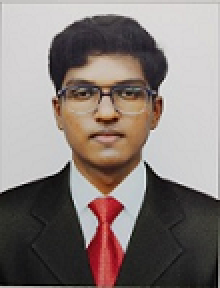
#> input picture 23013480 .png, 110 x 144 px (shown 2 times larger)
$ jupyter execute main_sunglass.ipynb
#> lines starting #> are read from the running program, lines starting #| are printed output that depends on the picture; after the words box and inside, x2 and y2 are one past the last pixel; in counts of white or black regions, pixels touching at a corner belong together
[cell 1]
# Import libraries
import cv2
import numpy as np
import matplotlib.pyplot as plt

[cell 2]
# Load the Face Image
faceImage = cv2.imread('23013480 .png')
#> faceImage is the input picture: shape (144, 110, 3); mean B, G, R 121.6, 125.3, 135.6
faceImage = cv2.resize(faceImage,(531,663))
#> faceImage: shape (663, 531, 3)
plt.imshow(faceImage[:,:,::-1]);plt.title("Face")

[cell 3]
faceImage.shape
#> Out = (663, 531, 3)

[cell 4]
#resized_faceImage.shape
faceImage.shape
#> Out = (663, 531, 3)

[cell 5]
# Load the Sunglass image with Alpha channel
# (http://pluspng.com/sunglass-png-1104.html)
glassPNG = cv2.imread('sunglass2.png',-1)
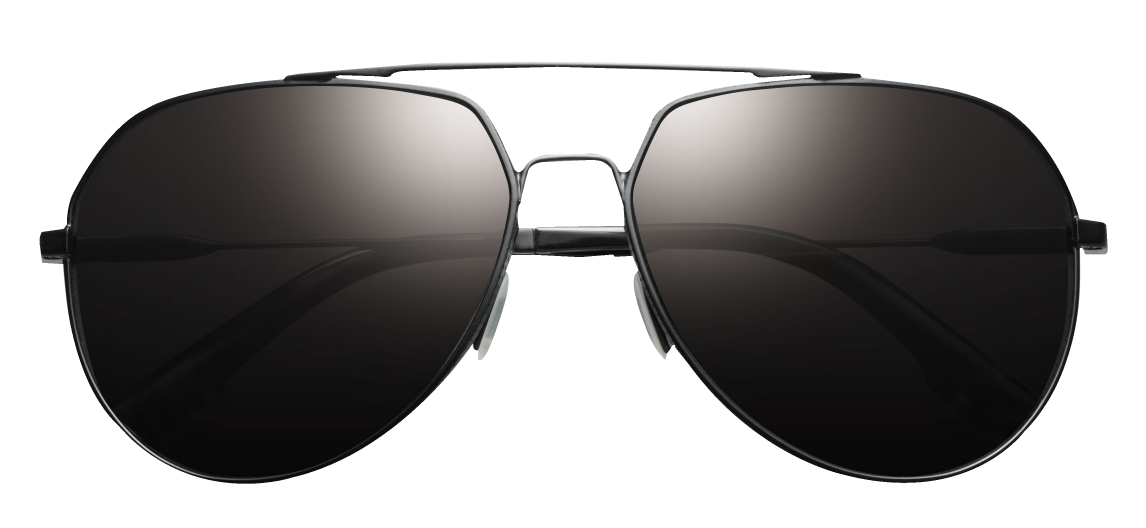
#> input picture sunglass2.png, 3438 x 1583 px (shown at 1/3 size)
#> glassPNG is the input picture: shape (1583, 3438, 4); mean B, G, R, A 153.3, 153.8, 155.2, 128.6
plt.imshow(glassPNG[:,:,::-1]);plt.title("glassPNG")
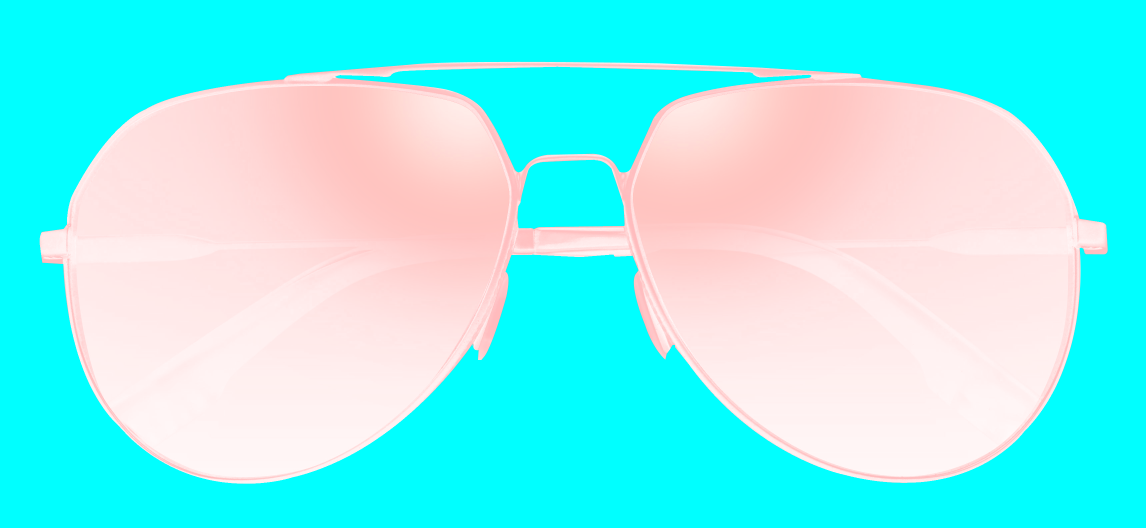
#> shown: shape (1583, 3438, 4) (shown at 1/3 size); mean R, G, B, A 128.6, 155.2, 153.8, 153.3; transparent parts drawn white

[cell 6]
# Resize the image to fit over the eye region
glassPNG = cv2.resize(glassPNG,(235,85))
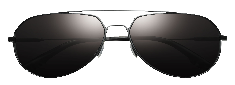
#> glassPNG: shape (85, 235, 4); mean B, G, R, A 153.3, 153.7, 155.2, 128.5
print("image Dimension ={}".format(glassPNG.shape))
#| image Dimension =(85, 235, 4)

[cell 7]
# Separate the Color and alpha channels
glassBGR = glassPNG[:,:,0:3]
glassMask1 = glassPNG[:,:,3]

[cell 8]
# Display the images for clarity
plt.figure(figsize=[15,15])
plt.subplot(121);plt.imshow(glassBGR[:,:,::-1]);plt.title('Sunglass Color channels');
plt.subplot(122);plt.imshow(glassMask1,cmap='gray');plt.title('Sunglass Alpha channel');

[cell 9]
# Make a copy
#faceWithGlassesNaive = resized_faceImage.copy()
faceWithGlassesNaive = faceImage.copy()

# Replace the eye region with the sunglass image
faceWithGlassesNaive[185:270,140:375]=glassBGR
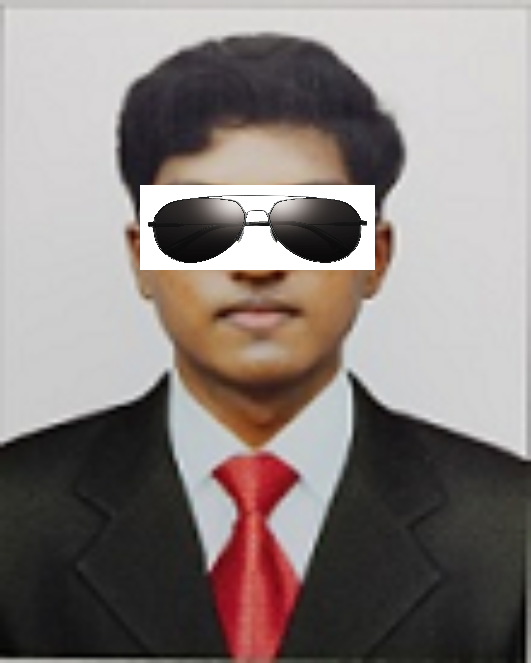
#> faceWithGlassesNaive: shape (663, 531, 3); mean B, G, R 125.1, 127.7, 136.7

plt.imshow(faceWithGlassesNaive[...,::-1])

[cell 10]
# Make the dimensions of the mask same as the input image.
# Since Face Image is a 3-channel image, we create a 3 channel image for the mask
glassMask = cv2.merge((glassMask1,glassMask1,glassMask1))

# Make the values [0,1] since we are using arithmetic operations
glassMask = np.uint8(glassMask/255)
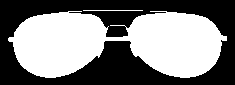
#> glassMask: shape (85, 235, 3); values 0 (black) and 1 (white), 50.2% white; 1 black region, box (x1, y1, x2, y2) and area: (0, 0, 235, 85) 9956

# Make a copy
faceWithGlassesArithmetic = faceImage.copy()

# Get the eye region from the face image
eyeROI= faceWithGlassesArithmetic[185:270,140:375]
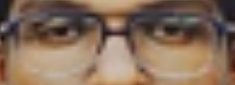
#> eyeROI: shape (85, 235, 3); mean B, G, R 90.5, 109.4, 133.9

# Use the mask to create the masked eye region
maskedEye = cv2.multiply(eyeROI,(1-  glassMask ))

# Use the mask to create the masked sunglass region
maskedGlass = cv2.multiply(glassBGR,glassMask)
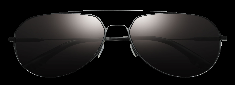
#> maskedGlass: shape (85, 235, 3); mean B, G, R 26.7, 27.2, 28.6

# Combine the Sunglass in the Eye Region to get the augmented image
eyeRoiFinal = cv2.add(maskedEye, maskedGlass)
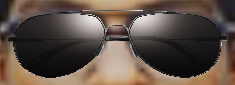
#> eyeRoiFinal: shape (85, 235, 3); mean B, G, R 71.3, 81, 95.3

# Display the intermediate results
plt.figure(figsize=[20,20])
plt.subplot(131);plt.imshow(maskedEye[...,::-1]);plt.title("Masked Eye Region")
plt.subplot(132);plt.imshow(maskedGlass[...,::-1]);plt.title("Masked Sunglass Region")
plt.subplot(133);plt.imshow(eyeRoiFinal[...,::-1]);plt.title("Augmented Eye and Sunglass")

[cell 11]
# Replace the eye ROI with the output from the previous section
faceWithGlassesArithmetic[185:270,140:375]=eyeRoiFinal
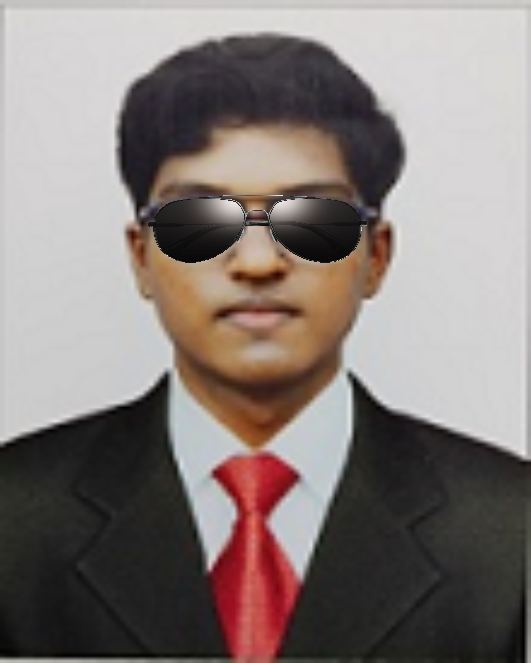
#> faceWithGlassesArithmetic: shape (663, 531, 3); mean B, G, R 120.4, 123.6, 133.3

# Display the final result
plt.figure(figsize=[20,20]);
plt.subplot(121);plt.imshow(faceImage[:,:,::-1]); plt.title("Original Image");
plt.subplot(122);plt.imshow(faceWithGlassesArithmetic[:,:,::-1]);plt.title("With Sunglasses");
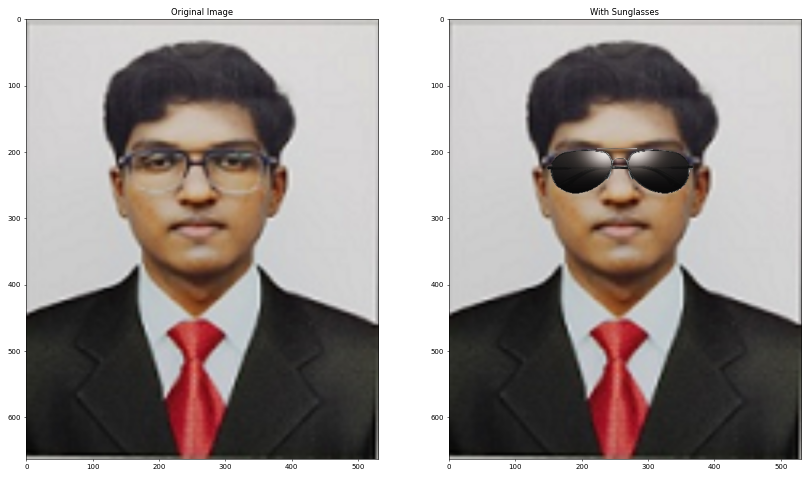
#> figure drawn by matplotlib, 2 panels
